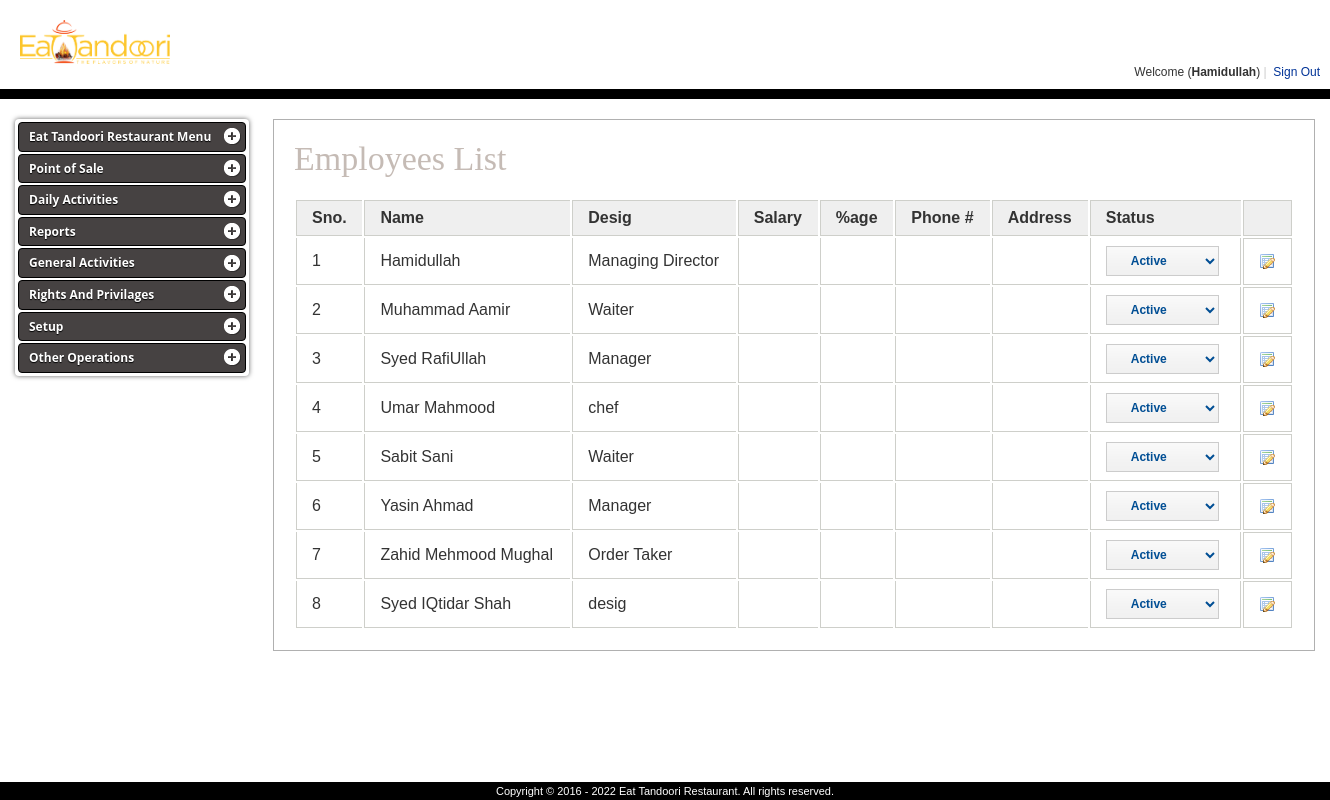
/empList.php (signed in), run on the app's committed database.
### tables this page shows
CREATE TABLE `staff_reg` (
  `sid` int(11) NOT NULL,
  `sname` varchar(20) NOT NULL,
  `user_id` varchar(30) NOT NULL,
  `password` varchar(200) NOT NULL,
  `spno` varchar(20) NOT NULL,
  `sdesig` varchar(20) NOT NULL,
  `ssalary` int(5) NOT NULL,
  `service` int(11) NOT NULL DEFAULT '0',
  `saddress` varchar(100) NOT NULL,
  `staff_status` int(11) NOT NULL DEFAULT '1',
  `staff_image` varchar(100) NOT NULL,
  `staff_cnic` varchar(100) NOT NULL,
  `role_code` int(1) NOT NULL
);

### empList.php (the view, shortened to what this page needs)
<?php
require_once('sessions/mysessionscript.php');
	$q = "SELECT * FROM STAFF_REG";
	$rsFD = mysqli_query($cn, $q) or die(mysqli_error($cn));
	$rowrsFD = mysqli_fetch_assoc($rsFD);
?>
<html>
<head>
<link href="css/styles.css" type="text/css" rel="stylesheet" />
<link rel="stylesheet" type="text/css" href="css/jquery.datepick.css">
<link rel="stylesheet" type="text/css" href="css/jquery.css">
<link rel="stylesheet" type="text/css" href="css/jquery-ui.css">
</head>
<body>
<?php include 'include/header.php' ?>
<div class="admin-greyBg">
  <div class="admin-wrapper">
    <div id="admin-leftNav" class="admin-fLeft">
<?php include 'include/left_nav.php' ?>
    </div>
    <div id="admin-body" class="admin-fRight">
		<h1>Employees List </h1>
	<table width="100%" border="0" align="center" class="table-hover">
	<thead>
   <tr bgcolor="#F0F0F0">
   	<td class="admin-tbHdRow1">Sno.</td>
     <td class="admin-tbHdRow1">Name</td>
     <td class="admin-tbHdRow1">Desig</td>
     <td class="admin-tbHdRow1">Salary</td>
     <td class="admin-tbHdRow1">%age</td>
	 <td class="admin-tbHdRow1">Phone #</td>
	 <td class="admin-tbHdRow1">Address</td>
         <td class="admin-tbHdRow1">Status</td>
     <td class="admin-tbHdRow1 admin-tbHdRow3">&nbsp;</td>
   </tr>
   </thead>
   <tbody>
   <?php
    do {
    ?>
     <tr>
	   <td class="admin-tbRow1"><?php echo $rowrsFD['sid']?></td>
       <td class="admin-tbRow1">
	   	<a href="profile.php?id=<?=$rowrsFD['sid'];?>" target="_blank">
	   			<?php echo $rowrsFD['sname'] ?>
		</a>
	   </td>
       <td class="admin-tbRow1"><?php echo $rowrsFD['sdesig']; ?></td>
       <td class="admin-tbRow1"><font color='white'><?php echo $rowrsFD['ssalary']; ?></font></td>
       <td class="admin-tbRow1"><font color='white'><?php echo $rowrsFD['service']; ?></font></td>
       <td class="admin-tbRow1"><?php echo $rowrsFD['spno']; ?></td>
       <td class="admin-tbRow1"><?php echo $rowrsFD['saddress']; ?></td>
       <td class="admin-tbRow1 admin-tbRow2">
		<select class="admin-button" status = <?=$rowrsFD['staff_status']?>  userid = <?=$rowrsFD['sid']?> id='active-deactive'>
			<option value="1" <?php if($rowrsFD['staff_status']=="1"){ echo "selected";} ?>> Active </option>
		</select>
	   </td>
           <td class="admin-tbRow1 admin-tbRow3">
<a href="create_user.php?id=<?=$rowrsFD['sid']?>" title="Edit" class="admin-edit" onClick="return confirm('Are you sure you want to perform this action ?');"></a>
            </td>
     </tr>
     <?php } while ($rowrsFD = mysqli_fetch_assoc($rsFD)); ?>
	 </tbody>
 </table>
    </div>
    <br clear="all" />
  </div>
</div>
<?php include 'include/footer.php' ?>
</body>
</html>

### css/styles.css (style rules this page uses)
body { margin:0; padding:0; font-family:Tahoma, Verdana, Arial, Helvetica, sans-serif; font-size:13px; color:#333333; }
.admin-greyBg { background-color:#FFFFFF; padding-bottom:20px; padding-top:20px; }
.admin-wrapper { display:block; width:1300px; margin-left:auto; margin-right:auto; }
.admin-fLeft { float:left; }
.admin-fRight { float:right; }
#admin-body { display:block; background-color:#FFFFFF; border:1px solid #B0B0B0; margin-left:15px; width:1000px; padding:20px; }
#admin-body h1 { display:block; padding:0 0 20px 0; margin:0 0 0 0; font-size:34px; font-weight:normal; font-family:Georgia, "Times New Roman", Times, serif; color:#C5BBB5; }
.admin-tbHdRow1 { padding:8px 15px 8px 15px; font-weight:bold; background-color:#EFEFEF; border:1px solid #CECFCA; border-right:0px solid #CECFCA; }
.admin-tbHdRow3 { padding:8px 15px 8px 15px; font-weight:bold; background-color:#EFEFEF; border:1px solid #CECFCA; border-right:1px solid #CECFCA; }
.admin-tbRow1 { padding:8px 15px 8px 15px; border:1px solid #CECFCA; border-right:0px solid #CECFCA; border-top:0px solid #CECFCA; }
.admin-tbRow2 { padding:8px 15px 8px 15px; border:1px solid #CECFCA; border-top:0px solid #CECFCA; }
.admin-tbRow3 { padding:8px 15px 8px 15px; border:1px solid #CECFCA; border-top:1px solid #CECFCA; }
a.admin-edit { display:block; background-image:url(../images/edit-icon.gif); background-repeat:no-repeat; width:16px; height:16px; text-decoration:none; }
.admin-button { cursor:pointer; padding:6px 20px 6px 20px; font-family:Tahoma, Verdana, Arial, Helvetica, sans-serif; font-size:12px; color:#004E94; border:1px solid #CCCCCC; font-weight:bold; background-color:#FFFFFF; margin-right:5px; background-image:url(images/btn_bg.gif); background-repeat:repeat-x; }

### data on the page
staff_reg: sid "1", sname "Hamidullah", sdesig "Managing Director", staff_status+sid "Active"
staff_reg: sid "2", sname "Muhammad Aamir", sdesig "Waiter", staff_status+sid "Active"
staff_reg: sid "3", sname "Syed RafiUllah", sdesig "Manager", staff_status+sid "Active"
staff_reg: sid "4", sname "Umar Mahmood", sdesig "chef", staff_status+sid "Active"
staff_reg: sid "5", sname "Sabit Sani", sdesig "Waiter", staff_status+sid "Active"
staff_reg: sid "6", sname "Yasin Ahmad", sdesig "Manager", staff_status+sid "Active"
staff_reg: sid "7", sname "Zahid Mehmood Mughal", sdesig "Order Taker", staff_status+sid "Active"
staff_reg: sid "8", sname "Syed IQtidar Shah", sdesig "desig", staff_status+sid "Active"

### other printed values
$_SESSION['sname'] "Hamidullah"
$org_name "Eat Tandoori Restaurant"
$key "Point of Sale"
$key "Daily Activities"
$key "Reports"
$key "General Activities"
$key "Rights And Privilages"
$key "Setup"
